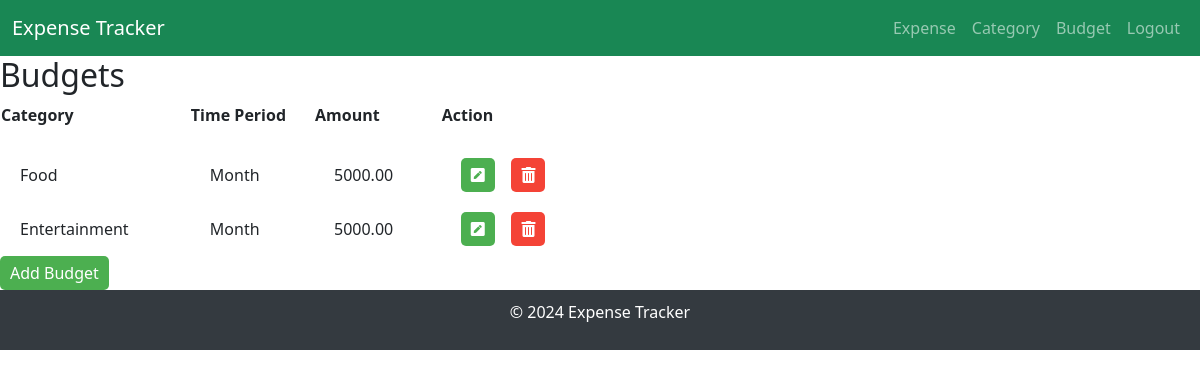
The app's page /expense/showbudget (signed in) with its own data.
### expense/models.py (models this page shows)
class Budget(models.Model):
    PERIOD=(
        ('Week','Week'),
        ('Month', 'Month'),
        ('Year', 'Year')
    )
    user = models.ForeignKey(User, on_delete=models.CASCADE)
    expense = models.ForeignKey(Expense, on_delete=models.CASCADE, null=True)
    category = models.ForeignKey(Category, on_delete=models.SET_NULL, null=True)
    time_period = models.CharField(max_length=200, choices=PERIOD, default=1)
    amount = models.DecimalField(max_digits=10, decimal_places=2)
    rem_amount = models.DecimalField(max_digits=10, decimal_places=2, null=True)

class Category(models.Model):
    name = models.CharField(max_length=100)
    def __str__(self):
        return self.name

### expense/views.py (the view)
# urls.py: path('showbudget', views.budget_list, name='budget_list'),
@login_required
def budget_list(request):
    budgets = Budget.objects.all()
    return render(request, 'expense/budget_list.html', {
        'budgets': budgets
    })

### expense/templates/expense/budget_list.html (shortened to what this page needs)
{% extends 'layout.html' %}
{% block content %}
  <h2>Budgets</h2>
  <table>
    <thead>
      <tr>
        <th>Category</th>
        <th>Time Period</th>
        <th>Amount</th>
        <th>Action</th>
      </tr>
    </thead>
    <tbody>
        <tr>
          <td>{{ rem_amount }}</td>
        </tr>
      {% for budget in budgets %}
        <tr>
          <td>{{ budget.category }}</td>
          <td>{{ budget.time_period }}</td>
          <td>{{ budget.amount }}</td>
          <td>
            <a href="/updatebudget/{{budget.id}}" class="btn btn-primary">
                <i class="fas fa-pen-square"></i>
            </a>
            <a href="/deletebudget/{{budget.id}}" class="btn btn-danger" onclick="return confirm('Are you sure you want to delete this budget?')">
                <i class="fas fa-trash-alt"></i>
            </a>
        </td>
        </tr>
      {% endfor %}
    </tbody>
  </table>
  <a href="{% url 'add_budget' %}" class="btn btn-primary">Add Budget</a>
{% endblock %}

### expense/templates/layout.html (style rules this page uses)
table { width: 50%; border-spacing: 0 10px; }
table td { padding: 10px 20px; border: none; }
.btn-primary { background-color: #4CAF50; color: white; border: none; padding: 5px 10px; border-radius: 5px; cursor: pointer; text-decoration: none; }
.btn-danger { background-color: #f44336; color: white; border: none; padding: 5px 10px; border-radius: 5px; cursor: pointer; text-decoration: none; }

### records on screen
Budget: category "Food", time_period "Month", amount "5000.00"
Budget: category "Entertainment", time_period "Month", amount "5000.00"
